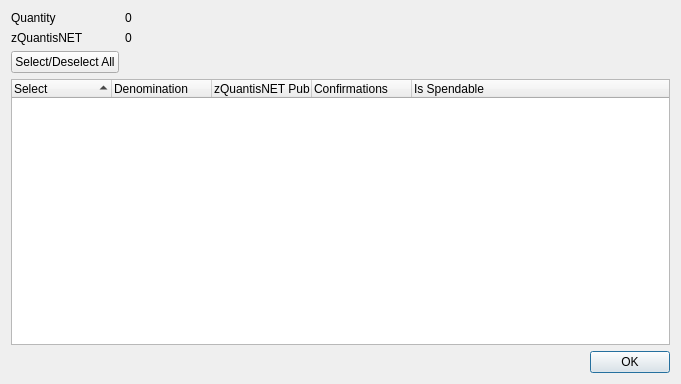
<?xml version="1.0" encoding="UTF-8"?>
<ui version="4.0">
 <class>ZQuantisNETControlDialog</class>
 <widget class="QDialog" name="ZQuantisNETControlDialog">
  <property name="geometry">
   <rect>
    <x>0</x>
    <y>0</y>
    <width>681</width>
    <height>384</height>
   </rect>
  </property>
  <property name="minimumSize">
   <size>
    <width>681</width>
    <height>384</height>
   </size>
  </property>
  <property name="windowTitle">
   <string>Select zQuantisNET to Spend</string>
  </property>
  <layout class="QGridLayout" name="gridLayout">
   <item row="0" column="0">
    <layout class="QFormLayout" name="formLayout">
     <property name="sizeConstraint">
      <enum>QLayout::SetDefaultConstraint</enum>
     </property>
     <item row="0" column="0">
      <widget class="QLabel" name="labelQuantity">
       <property name="text">
        <string>Quantity</string>
       </property>
      </widget>
     </item>
     <item row="0" column="1">
      <widget class="QLabel" name="labelQuantity_int">
       <property name="text">
        <string>0</string>
       </property>
      </widget>
     </item>
     <item row="1" column="0">
      <widget class="QLabel" name="labelZQuantisNET">
       <property name="text">
        <string>zQuantisNET</string>
       </property>
      </widget>
     </item>
     <item row="1" column="1">
      <widget class="QLabel" name="labelZQuantisNET_int">
       <property name="text">
        <string>0</string>
       </property>
      </widget>
     </item>
     <item row="2" column="0">
      <widget class="QPushButton" name="pushButtonAll">
       <property name="text">
        <string>Select/Deselect All</string>
       </property>
      </widget>
     </item>
    </layout>
   </item>
   <item row="1" column="0">
    <layout class="QVBoxLayout" name="verticalLayout">
     <item>
      <widget class="QTreeWidget" name="treeWidget">
       <property name="minimumSize">
        <size>
         <width>0</width>
         <height>250</height>
        </size>
       </property>
       <property name="alternatingRowColors">
        <bool>true</bool>
       </property>
       <property name="sortingEnabled">
        <bool>true</bool>
       </property>
       <property name="columnCount">
        <number>5</number>
       </property>
       <attribute name="headerDefaultSectionSize">
        <number>100</number>
       </attribute>
       <column>
        <property name="text">
         <string notr="true">Select</string>
        </property>
       </column>
       <column>
        <property name="text">
         <string notr="true">Denomination</string>
        </property>
       </column>
       <column>
        <property name="text">
         <string notr="true">zQuantisNET Public ID</string>
        </property>
       </column>
       <column>
        <property name="text">
         <string notr="true">Confirmations</string>
        </property>
       </column>
       <column>
        <property name="text">
         <string>Is Spendable</string>
        </property>
       </column>
      </widget>
     </item>
     <item>
      <widget class="QDialogButtonBox" name="buttonBox">
       <property name="orientation">
        <enum>Qt::Horizontal</enum>
       </property>
       <property name="standardButtons">
        <set>QDialogButtonBox::Ok</set>
       </property>
      </widget>
     </item>
    </layout>
   </item>
  </layout>
 </widget>
 <resources/>
 <connections>
  <connection>
   <sender>buttonBox</sender>
   <signal>accepted()</signal>
   <receiver>ZQuantisNETControlDialog</receiver>
   <slot>accept()</slot>
   <hints>
    <hint type="sourcelabel">
     <x>248</x>
     <y>254</y>
    </hint>
    <hint type="destinationlabel">
     <x>157</x>
     <y>274</y>
    </hint>
   </hints>
  </connection>
  <connection>
   <sender>buttonBox</sender>
   <signal>rejected()</signal>
   <receiver>ZQuantisNETControlDialog</receiver>
   <slot>reject()</slot>
   <hints>
    <hint type="sourcelabel">
     <x>316</x>
     <y>260</y>
    </hint>
    <hint type="destinationlabel">
     <x>286</x>
     <y>274</y>
    </hint>
   </hints>
  </connection>
 </connections>
</ui>
